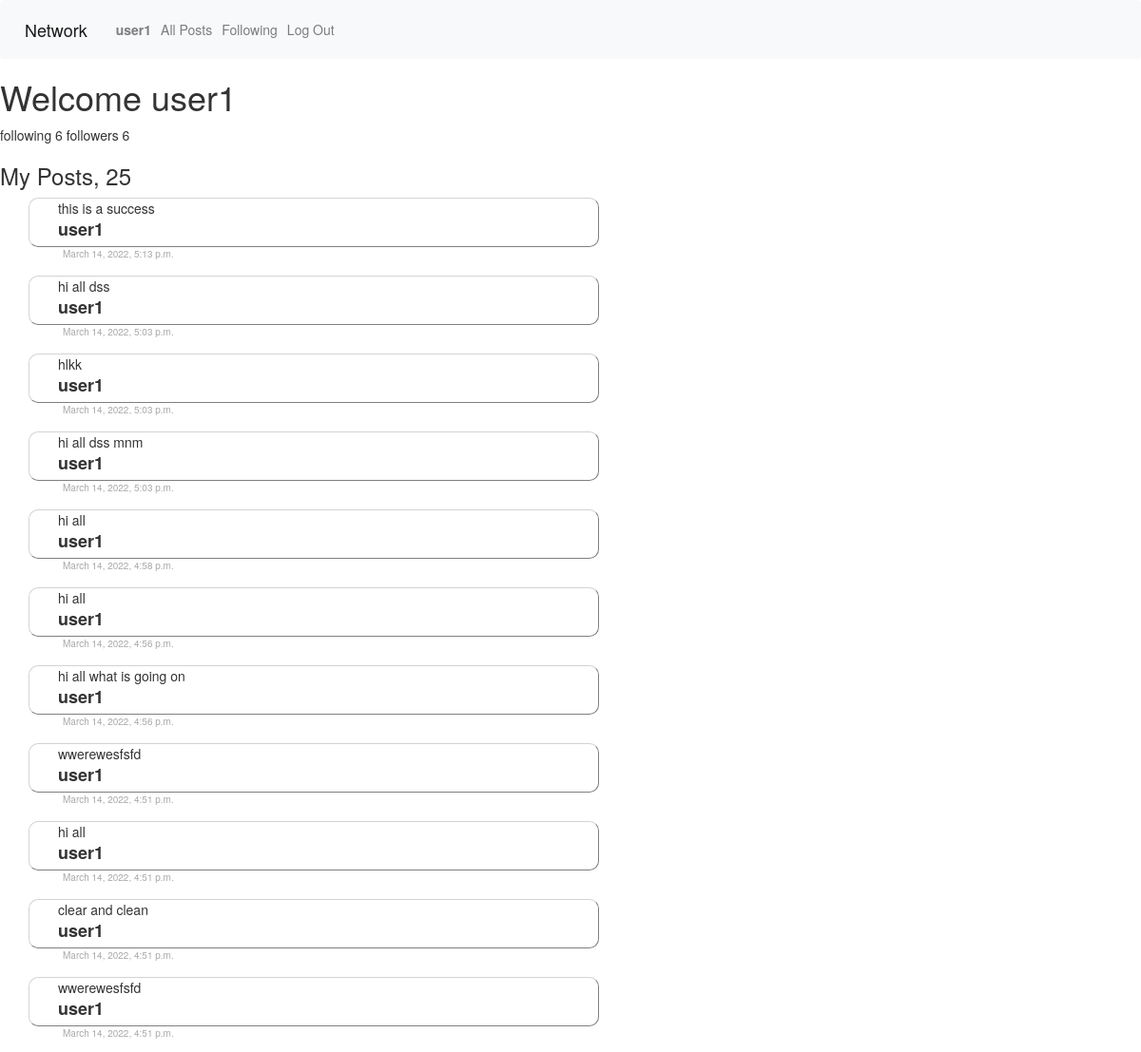
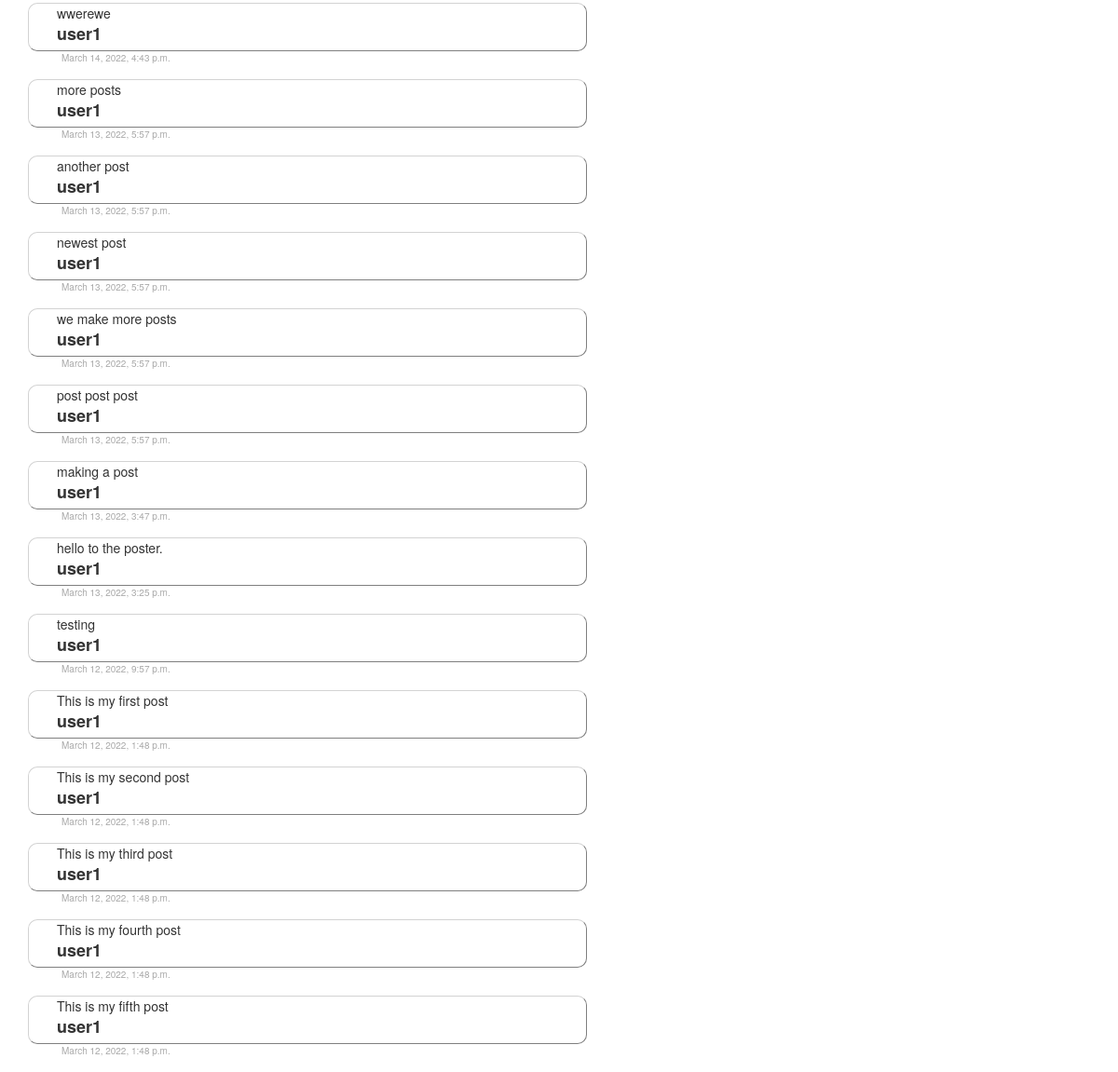
The page /profile (signed in) on the database its author committed (2 pictures, top to bottom).
### network/models.py (models this page shows, shortened)
class User(AbstractUser, models.Model):
    followings = models.ManyToManyField('self', related_name="followers", symmetrical=False)
    def __str__(self):
        return f"{self.username} Posts { self.posts.all().count()} follows: {self.followings.all().count()} followers:{self.followers.all().count()} "

class Posts(models.Model):
    content = models.CharField(max_length=200)
    poster = models.ForeignKey(User, on_delete=models.CASCADE, related_name="posts")
    likes = models.IntegerField(default=0)
    date = models.DateTimeField(default=datetime.now())
    likers = models.ManyToManyField(User, blank=True, related_name="posts_liked")
    def __str__(self):
        return f" \n Post: {self.content} by {self.poster} \n  {self.likers.all().count()} likes"

### network/views.py (the view)
# urls.py: path("profile", views.profile, name="profile"),
def profile(request):
    user = request.user
    posts = user.posts.order_by("-date").all()
    posts_count = posts.count()
    num_following = user.followings.all().count()
    num_followers = user.followers.all().count()
    return render(request, "network/profile.html", {
        "posts": posts,
        "user": user,
        "num_followers": num_followers,
        "num_following": num_following,
        "posts_count": posts_count
        })

### network/templates/network/profile.html (shortened to what this page needs)
{% extends "network/layout.html" %}
{% block body %}
     {% if user.is_authenticated %}
     <h1> Welcome {{user.username}}</h1>
     <a> following {{ num_following }} </a>
     <a> followers {{ num_followers }}</a>
     <h3> My Posts, {{ posts_count}}</h3>
      {% endif %} -->
    <div class="postcontainer">
    {% for post in posts %}
        <div class="posts" >
                <a> {{post.content}}</a>
                <div class="poster">
                    <a> {{post.poster.username}}</a>
                </div>
            <div class="date">
                {{post.date}}
            </div>
        </div>
        {% empty%}
        <h6> No Posts</h6>
        {% endfor %}
    </div>
{% endblock %}

### network/templates/network/layout.html (shortened to what this page needs)
{% load static %}
<!DOCTYPE html>
<html lang="en">
    <head>
        <link rel="stylesheet" href="https://stackpath.bootstrapcdn.com/bootstrap/4.4.1/css/bootstrap.min.css">
        <link href="{% static 'network/styles.css' %}" rel="stylesheet">
        <link rel="stylesheet" href="https://cdn.jsdelivr.net/npm/bootstrap@3.3.7/dist/css/bootstrap.min.css">
        <link rel="stylesheet" href="https://cdn.jsdelivr.net/npm/bootstrap@3.3.7/dist/css/bootstrap-theme.min.css">
    </head>
    <body>
        <nav class="navbar navbar-expand-lg navbar-light bg-light">
            <a class="navbar-brand" href="{% url 'index' %}">Network</a>
            <div>
              <ul class="navbar-nav mr-auto">
                {% if user.is_authenticated %}
                    <li class="nav-item">
                        <a class="nav-link" href="{% url 'profile' %}"><strong>{{ user.username }}</strong></a>
                    </li>
                {% endif %}
                <li class="nav-item">
                  <a class="nav-link" href="{% url 'all_posts' %}">All Posts</a>
                </li>
                {% if user.is_authenticated %}
                    <li class="nav-item">
                        <a class="nav-link" href="{% url 'following' %}">Following</a>
                    </li>
                    <li class="nav-item">
                        <a class="nav-link" href="{% url 'logout' %}">Log Out</a>
                    </li>
                {% endif %}
              </ul>
            </div>
          </nav>
        <div class="body">
            {% block body %}
            {% endblock %}
        </div>
    </body>
</html>

### network/static/network/styles.css (style rules this page uses)
.posts { width: 50%; height: 20%; padding: 0px 30px 30px 30px; margin: 0px 30px 30px 30px; border: thin; border-style: outset; border-radius: 10px; background-color: white; border-color: lightgrey; }
.poster { float: left; width: 100%; height: 20%%; font-size: 18px; font-weight: bold; position:relative; left:0px; top:0px; }
.date { position: relative; float: left; width: 50%; height: 10%; padding: 5px; font-size: 10px; color: darkgrey; }

### rows shown on the page
User: username "user1"
Posts: content "this is a success", poster.username "user1", date "March 14, 2022, 5:13 p.m."
Posts: content "hi all dss", poster.username "user1", date "March 14, 2022, 5:03 p.m."
Posts: content "hlkk", poster.username "user1", date "March 14, 2022, 5:03 p.m."
Posts: content "hi all dss mnm", poster.username "user1", date "March 14, 2022, 5:03 p.m."
Posts: content "hi all", poster.username "user1", date "March 14, 2022, 4:58 p.m."
Posts: content "hi all", poster.username "user1", date "March 14, 2022, 4:56 p.m."
Posts: content "hi all what is going on", poster.username "user1", date "March 14, 2022, 4:56 p.m."
Posts: content "wwerewesfsfd", poster.username "user1", date "March 14, 2022, 4:51 p.m."
Posts: content "hi all", poster.username "user1", date "March 14, 2022, 4:51 p.m."
Posts: content "clear and clean", poster.username "user1", date "March 14, 2022, 4:51 p.m."
Posts: content "wwerewesfsfd", poster.username "user1", date "March 14, 2022, 4:51 p.m."
Posts: content "wwerewe", poster.username "user1", date "March 14, 2022, 4:43 p.m."
Posts: content "more posts", poster.username "user1", date "March 13, 2022, 5:57 p.m."
Posts: content "another post", poster.username "user1", date "March 13, 2022, 5:57 p.m."
Posts: content "newest post", poster.username "user1", date "March 13, 2022, 5:57 p.m."
Posts: content "we make more posts", poster.username "user1", date "March 13, 2022, 5:57 p.m."
Posts: content "post post post", poster.username "user1", date "March 13, 2022, 5:57 p.m."
Posts: content "making a post", poster.username "user1", date "March 13, 2022, 3:47 p.m."
Posts: content "hello to the poster.", poster.username "user1", date "March 13, 2022, 3:25 p.m."
Posts: content "testing", poster.username "user1", date "March 12, 2022, 9:57 p.m."
Posts: content "This is my first post", poster.username "user1", date "March 12, 2022, 1:48 p.m."
Posts: content "This is my second post", poster.username "user1", date "March 12, 2022, 1:48 p.m."
Posts: content "This is my third post", poster.username "user1", date "March 12, 2022, 1:48 p.m."
Posts: content "This is my fourth post", poster.username "user1", date "March 12, 2022, 1:48 p.m."
Posts: content "This is my fifth post", poster.username "user1", date "March 12, 2022, 1:48 p.m."

### other values the page prints
{{ num_following }} "6"
{{ num_followers }} "6"
{{ posts_count }} "25"
